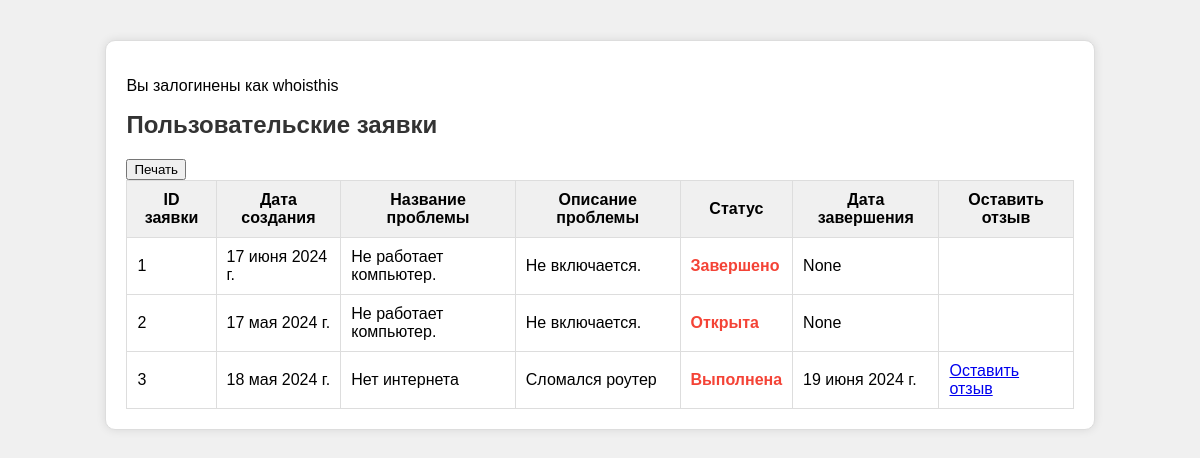
The app's page /user_problem/ (signed in), older data.
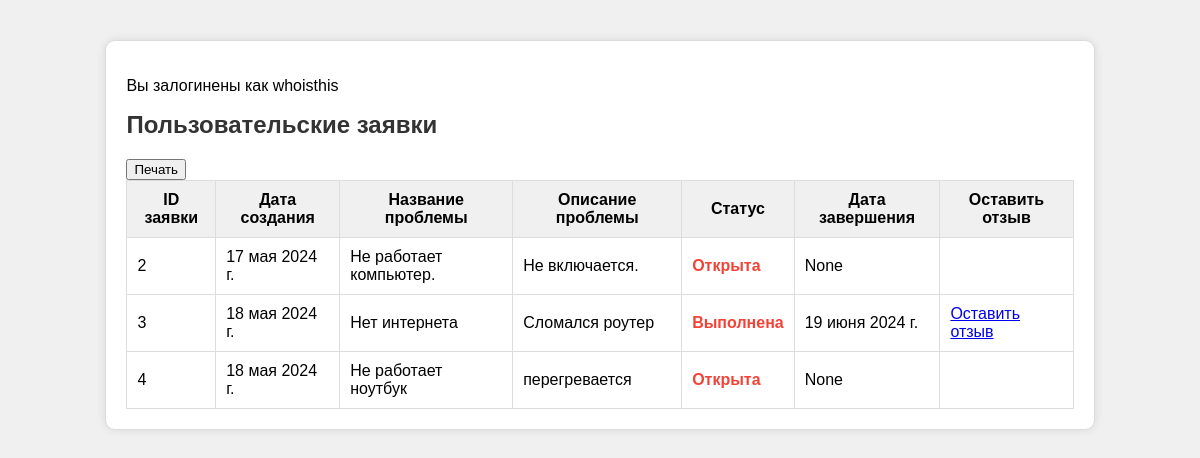
The same page, newer data.
### techsupport/models.py (models this page shows, shortened)
class Problem(models.Model):
    user = models.ForeignKey(settings.AUTH_USER_MODEL, on_delete=models.CASCADE, null=True, verbose_name="Пользователь")
    id_request = models.AutoField(primary_key=True, verbose_name="id")
    request_from_date = models.DateField(verbose_name="Дата обращения")
    name_of_problem = models.CharField(max_length=80, verbose_name="Наименование")
    description_of_problem = models.CharField(max_length=256, verbose_name="Описание")
    STATUS_CHOICES = (
        ('Открыта', 'Открыта'),
        ('В работе', 'В работе'),
        ('Выполнена', 'Выполнена'),
        ('Отклонена', 'Отклонена'),
        ('Ожидает', 'Ожидает'),
        ('На доработку', 'На доработку'),
    )
    status = models.CharField(max_length=50, choices=STATUS_CHOICES, default='Открыта', blank=True, verbose_name="Статус")
    date_of_finish = models.DateField(null=True, blank=True, verbose_name="Дата завершения")
    class Meta:
        verbose_name = 'Заявка'
        verbose_name_plural = 'Заявки'

### techsupport/views.py (the view)
# urls.py: path('user_problem/', views.user_problem, name='user_problem'),
@login_required
def user_problem(request):
    user_problem = Problem.objects.filter(user=request.user)
    return render(request, 'user_problem.html', {'user_problem': user_problem})

### techsupport/templates/user_problem.html (shortened to what this page needs)
<!DOCTYPE html>
<html lang="ru">
<head>
</head>
<body>
    <div class="container">
        {% if request.user.is_authenticated %}
            <p>Вы залогинены как {{ request.user.username }}</p>
        {% else %}
            <p>Вы не залогинены</p>
        {% endif %}
        <h1>Пользовательские заявки</h1>
        <button class="btn btn-primary" onclick="printTable()">Печать</button>
	<table class="table" id="myTable">
            <thead>
                <tr>
                    <th onclick="sortTable(0)">ID заявки</th>
                    <th onclick="sortTable(1)">Дата создания</th>
                    <th onclick="sortTable(2)">Название проблемы</th>
                    <th onclick="sortTable(3)">Описание проблемы</th>
                    <th onclick="sortTable(4)">Статус</th>
                    <th onclick="sortTable(5)">Дата завершения</th>
					<th>Оставить отзыв</th>
                </tr>
            </thead>
            <tbody>
                {% for problem in user_problem %}
                    <tr>
                        <td>{{ problem.id_request }}</td>
                        <td>{{ problem.request_from_date }}</td>
                        <td>{{ problem.name_of_problem }}</td>
                        <td>{{ problem.description_of_problem }}</td>
                        <td><span class="status {% if problem.status == 'Open' %}open{% else %}closed{% endif %}">{{ problem.status }}</span></td>
                        <td>{{ problem.date_of_finish }}</td>
						{% if problem.status == 'Выполнена' %}
							<td><a href="{% url 'techsupport:feedback_create' problem.id_request %}">Оставить отзыв</a></td>
						{% else %}
							<td></td>
						{% endif %}
                    </tr>
                {% endfor %}
            </tbody>
        </table>
    </div>
</body>
</html>

### techsupport/templates/user_problem.html (style rules this page uses)
body { font-family: Arial, sans-serif; background-color: #f0f0f0; }
h1 { color: #333; font-size: 24px; margin-bottom: 20px; }
.container { width: 80%; margin: 40px auto; background-color: #fff; padding: 20px; border: 1px solid #ddd; border-radius: 10px; box-shadow: 0 0 10px rgba(0, 0, 0, 0.1); }
.table { border-collapse: collapse; width: 100%; }
.table th, .table td { border: 1px solid #ddd; padding: 10px; }
.table th { background-color: #f0f0f0; cursor: pointer; }
.status { font-weight: bold; }
.status.closed { color: #f44336; }

Row changes from the older to the newer data that the page shows:
removed Problem: id_request "1", request_from_date "17 июня 2024 г.", name_of_problem "Не работает компьютер.", description_of_problem "Не включается.", status "Завершено", date_of_finish "None"
added Problem: id_request "4", request_from_date "18 мая 2024 г.", name_of_problem "Не работает ноутбук", description_of_problem "перегревается", status "Открыта", date_of_finish "None"
